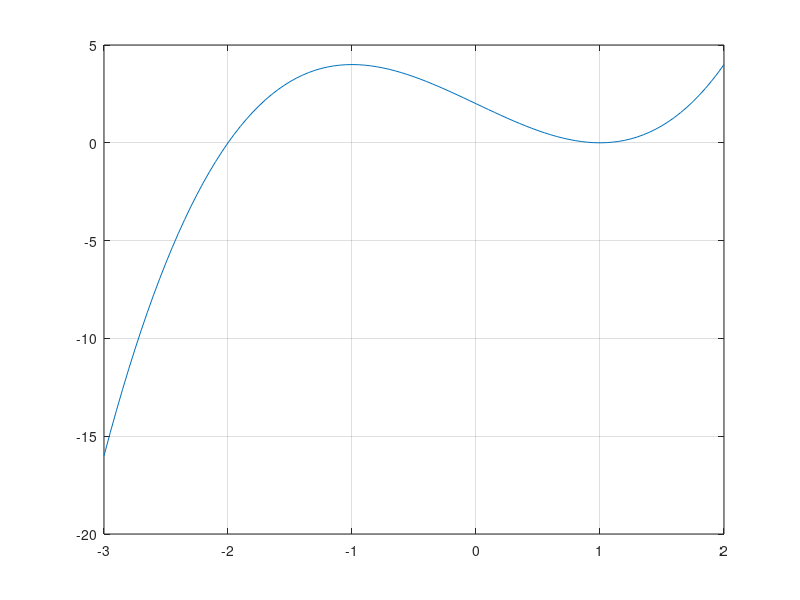

Recreate this plot in MATLAB.
function secant_program_2_6
%plot the function
%the interval [a,b]
a = -3;
b = 2;
x = a:0.05:b;
y = f(x);
figure('name', 'f(x)'), plot(x,y);
grid on;

%two initial approximations 
p0 = 1.2;
p1 = 1.1;
%delta is the tolerance 
delta = 1E-10;
%epsilon is the tolerance for the function values 
epsilon = 1E-10;
%max_iter is the maximum number of iteration
max_iter = 50;
%secant method 
r = secant(p0, p1, delta, epsilon, max_iter);
disp(r);
end


function y = f(x)
y = x.^3 - 3*x +2;
end 


function r = secant(p0, p1, delta, epsilon, max_iter)

for k = 1:max_iter
   p2 = p1 - f(p1)*(p1-p0)/(f(p1)-f(p0));
   err = abs(p2-p1);
   rel_err = 2*err/(abs(p2)+delta);
   r = p2;
   if err<delta || rel_err<delta || abs(f(r))<epsilon
       break;
   end
   p0 = p1;
   p1 = p2;
    
end

end
